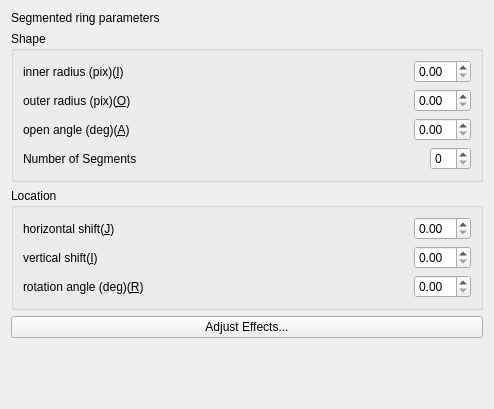
<?xml version="1.0" encoding="UTF-8"?>
<ui version="4.0">
 <class>Form</class>
 <widget class="QWidget" name="Form">
  <property name="geometry">
   <rect>
    <x>0</x>
    <y>0</y>
    <width>494</width>
    <height>409</height>
   </rect>
  </property>
  <property name="windowTitle">
   <string>Form</string>
  </property>
  <layout class="QVBoxLayout" name="verticalLayout_3">
   <item>
    <widget class="QLabel" name="label_segment_parameter">
     <property name="text">
      <string>Segmented ring parameters</string>
     </property>
    </widget>
   </item>
   <item>
    <widget class="QGroupBox" name="groupBox">
     <property name="title">
      <string>Shape</string>
     </property>
     <layout class="QVBoxLayout" name="verticalLayout_2">
      <item>
       <layout class="QHBoxLayout" name="horizontalLayout_19">
        <item>
         <widget class="QLabel" name="label_segment_inner">
          <property name="text">
           <string>inner radius (pix)(&amp;I)</string>
          </property>
          <property name="buddy">
           <cstring>doubleSpinBox_segment_inner</cstring>
          </property>
         </widget>
        </item>
        <item>
         <spacer name="horizontalSpacer">
          <property name="orientation">
           <enum>Qt::Horizontal</enum>
          </property>
          <property name="sizeHint" stdset="0">
           <size>
            <width>40</width>
            <height>20</height>
           </size>
          </property>
         </spacer>
        </item>
        <item>
         <widget class="QDoubleSpinBox" name="doubleSpinBox_segment_inner"/>
        </item>
       </layout>
      </item>
      <item>
       <layout class="QHBoxLayout" name="horizontalLayout_20">
        <item>
         <widget class="QLabel" name="label_segment_outer">
          <property name="text">
           <string>outer radius (pix)(&amp;O)</string>
          </property>
          <property name="buddy">
           <cstring>doubleSpinBox_segment_outer</cstring>
          </property>
         </widget>
        </item>
        <item>
         <spacer name="horizontalSpacer_2">
          <property name="orientation">
           <enum>Qt::Horizontal</enum>
          </property>
          <property name="sizeHint" stdset="0">
           <size>
            <width>40</width>
            <height>20</height>
           </size>
          </property>
         </spacer>
        </item>
        <item>
         <widget class="QDoubleSpinBox" name="doubleSpinBox_segment_outer"/>
        </item>
       </layout>
      </item>
      <item>
       <layout class="QHBoxLayout" name="horizontalLayout_22">
        <item>
         <widget class="QLabel" name="label_segment_open_angle">
          <property name="text">
           <string>open angle (deg)(&amp;A)</string>
          </property>
          <property name="buddy">
           <cstring>doubleSpinBox_segment_open_angle</cstring>
          </property>
         </widget>
        </item>
        <item>
         <spacer name="horizontalSpacer_3">
          <property name="orientation">
           <enum>Qt::Horizontal</enum>
          </property>
          <property name="sizeHint" stdset="0">
           <size>
            <width>40</width>
            <height>20</height>
           </size>
          </property>
         </spacer>
        </item>
        <item>
         <widget class="QDoubleSpinBox" name="doubleSpinBox_segment_open_angle"/>
        </item>
       </layout>
      </item>
      <item>
       <layout class="QHBoxLayout" name="horizontalLayout">
        <item>
         <widget class="QLabel" name="label">
          <property name="text">
           <string>Number of Segments</string>
          </property>
         </widget>
        </item>
        <item>
         <spacer name="horizontalSpacer_4">
          <property name="orientation">
           <enum>Qt::Horizontal</enum>
          </property>
          <property name="sizeHint" stdset="0">
           <size>
            <width>40</width>
            <height>20</height>
           </size>
          </property>
         </spacer>
        </item>
        <item>
         <widget class="QSpinBox" name="spinBox_num_segments"/>
        </item>
       </layout>
      </item>
     </layout>
    </widget>
   </item>
   <item>
    <widget class="QGroupBox" name="groupBox_2">
     <property name="title">
      <string>Location</string>
     </property>
     <layout class="QVBoxLayout" name="verticalLayout">
      <item>
       <layout class="QHBoxLayout" name="horizontalLayout_23">
        <item>
         <widget class="QLabel" name="label_segment_center_j">
          <property name="text">
           <string>horizontal shift(&amp;J)</string>
          </property>
          <property name="buddy">
           <cstring>doubleSpinBox_segment_center_j</cstring>
          </property>
         </widget>
        </item>
        <item>
         <spacer name="horizontalSpacer_5">
          <property name="orientation">
           <enum>Qt::Horizontal</enum>
          </property>
          <property name="sizeHint" stdset="0">
           <size>
            <width>40</width>
            <height>20</height>
           </size>
          </property>
         </spacer>
        </item>
        <item>
         <widget class="QDoubleSpinBox" name="doubleSpinBox_segment_center_j"/>
        </item>
       </layout>
      </item>
      <item>
       <layout class="QHBoxLayout" name="horizontalLayout_24">
        <item>
         <widget class="QLabel" name="label_segment_center_i">
          <property name="text">
           <string>vertical shift(&amp;I)</string>
          </property>
          <property name="buddy">
           <cstring>doubleSpinBox_segment_center_i</cstring>
          </property>
         </widget>
        </item>
        <item>
         <spacer name="horizontalSpacer_6">
          <property name="orientation">
           <enum>Qt::Horizontal</enum>
          </property>
          <property name="sizeHint" stdset="0">
           <size>
            <width>40</width>
            <height>20</height>
           </size>
          </property>
         </spacer>
        </item>
        <item>
         <widget class="QDoubleSpinBox" name="doubleSpinBox_segment_center_i"/>
        </item>
       </layout>
      </item>
      <item>
       <layout class="QHBoxLayout" name="horizontalLayout_21">
        <item>
         <widget class="QLabel" name="label_segment_rotate_angle">
          <property name="text">
           <string>rotation angle (deg)(&amp;R)</string>
          </property>
          <property name="buddy">
           <cstring>doubleSpinBox_segment_rotate_angle</cstring>
          </property>
         </widget>
        </item>
        <item>
         <spacer name="horizontalSpacer_7">
          <property name="orientation">
           <enum>Qt::Horizontal</enum>
          </property>
          <property name="sizeHint" stdset="0">
           <size>
            <width>40</width>
            <height>20</height>
           </size>
          </property>
         </spacer>
        </item>
        <item>
         <widget class="QDoubleSpinBox" name="doubleSpinBox_segment_rotate_angle"/>
        </item>
       </layout>
      </item>
     </layout>
    </widget>
   </item>
   <item>
    <widget class="QPushButton" name="pushButton_adjust_effects">
     <property name="text">
      <string>Adjust Effects...</string>
     </property>
    </widget>
   </item>
   <item>
    <spacer name="verticalSpacer_4">
     <property name="orientation">
      <enum>Qt::Vertical</enum>
     </property>
     <property name="sizeHint" stdset="0">
      <size>
       <width>20</width>
       <height>63</height>
      </size>
     </property>
    </spacer>
   </item>
  </layout>
 </widget>
 <resources/>
 <connections/>
</ui>
